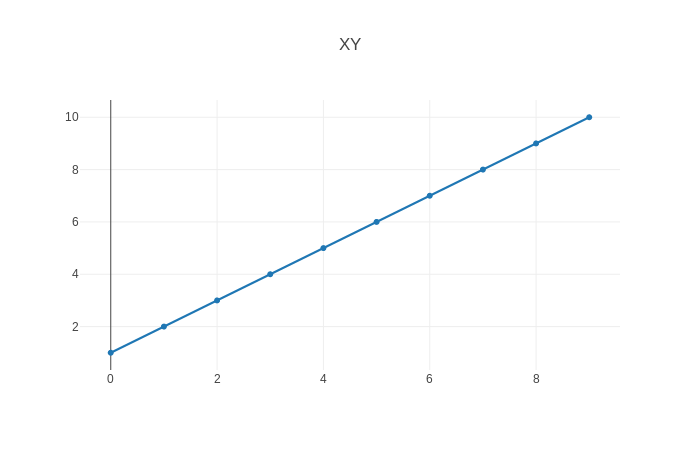

Recreate this plot in Python.
import plotly
import plotly.graph_objs as go

plotly.offline.init_notebook_mode(connected=True)

axisX = []
axisY = []

for i in range(10):
    x = i
    y = i + 1
    axisX.append(x)
    axisY.append(y)

plotly.offline.iplot({
   "data": [go.Scatter(x = axisX, y = axisY)],
    "layout": go.Layout(title="XY")    
})
